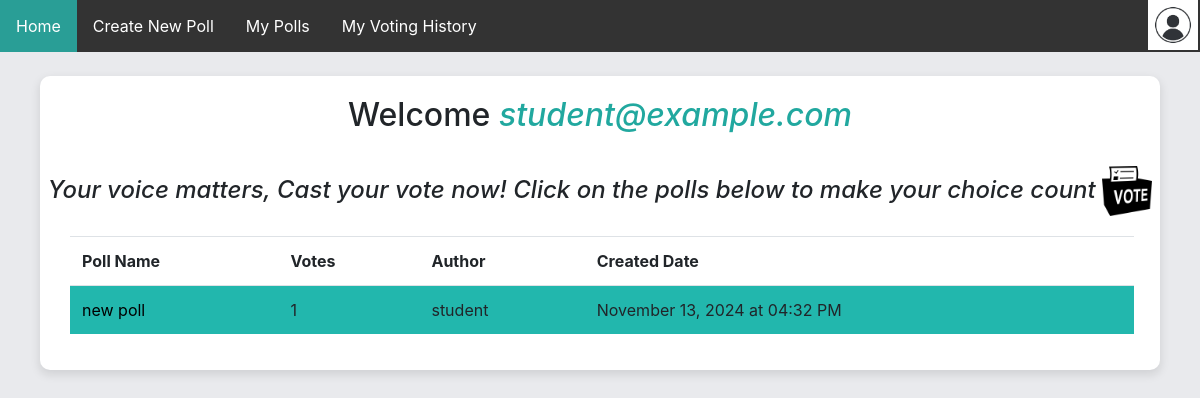
The page /home (signed in) on the database as committed earlier.
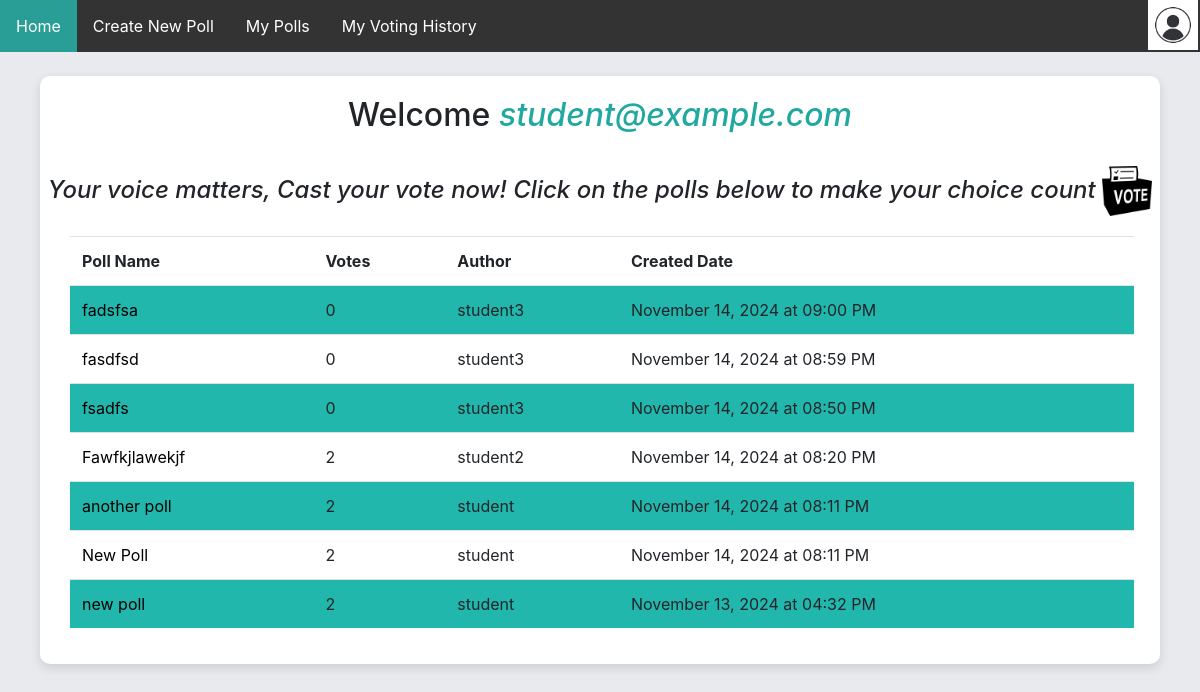
The same page on the database as committed later.
### app/models.py (models this page shows)
class User(db.Model, UserMixin):
    __tablename__ = 'user'
    id = db.Column(db.Integer, primary_key=True)
    email = db.Column(db.String(500), unique=True, nullable=False)
    password_hash = db.Column(db.String(500), unique=True, nullable=False) # store the hash password
    is_admin = db.Column(db.Boolean, default=False)
    polls = db.relationship('Poll', backref='creator', lazy=True, cascade="all, delete-orphan")
    votes = db.relationship('Vote', backref='voter', lazy=True)
    vote_history = db.relationship('UserVoteHistory', backref='user', lazy=True)

class Poll(db.Model):
    __tablename__ = 'poll'
    id = db.Column(db.Integer, primary_key=True)
    title = db.Column(db.String(120), nullable=False)
    description = db.Column(db.String(500), nullable=True)
    created_at =db.Column(db.DateTime, default=datetime.now)
    status = db.Column(db.String(20), default='active')
    user_id = db.Column(db.Integer, db.ForeignKey('user.id'), nullable=False)
    options = db.relationship('Option', backref='poll', lazy=True)
    votes = db.relationship('Vote', backref='poll', lazy=True)
    vote_history = db.relationship('UserVoteHistory', backref='poll', lazy=True)
    @hybrid_property
    def vote_count(self):
        return len(self.votes)
    @hybrid_property
    def creator_username(self):
        creator = User.query.get(self.user_id)
        name, _, _ =creator.email.rpartition('@')
        return name

### app/routes.py (the view)
@app.route('/home')
@login_required
def home():
    polls = ps.fetch_polls()
    return render_template("custom_polls.html", user=current_user, polls=polls)

### app/auth.py (called while the page is built)
def load_user(user_id):
    return User.query.get(int(user_id))

### app/poll_service.py (called while the page is built)
def fetch_polls():
    return Poll.query.order_by(Poll.created_at.desc()).all()

### app/routes.py (called while the page is built)
@login_manager.user_loader
def load_user(user_id):
    return auth.load_user(user_id)

### app/templates/custom_polls.html
{% extends 'home.html' %}
{% block wrapper %}
<h2 class="welcome">Welcome <i class="username">{{user.email}}</i></h2><br>
    <h4 class="caption" style="cursor: default;"><i>Your voice matters, Cast your vote now! Click on the polls below to make your choice count</i>
    <img src="{{ url_for('static', filename='vote.png')}}" height="50" width="50"></h4>
    <table class="table">
        <tr>
            <th scope="col"> Poll Name </th>
            <th scope="col"> Votes </th>
            <th scope="col"> Author </th>
            <th scope="col"> Created Date </th>
        </tr>
        {% for poll in polls %}
        <tr>
            <td><a href="{{ url_for('poll', poll_id=poll.id) }}">{{ poll.title }}</a></td>
            <td>{{ poll.vote_count}}</td>
            <td>{{ poll.creator_username}} </td>
            <td>{{ poll.created_at.strftime('%B %d, %Y at %I:%M %p')}} </td>
        </tr>
        {% endfor %}
    </table>
{% endblock %}

### app/templates/home.html (shortened to what this page needs)
{% extends "base.html" %}
{% block body %}
<link rel="stylesheet" href="{{ url_for('static', filename='home.css') }}" type="text/css"/>
<nav>
    <ul>
        <li><a class="active" href="{{ url_for('home') }}">Home</a></li>
        <li><a href="{{ url_for('create_poll') }}">Create New Poll</a></li>
        <li><a href="{{url_for('my_polls')}}">My Polls</a></li>
        <li><a href="{{url_for('my_votes')}}">My Voting History</a></li>
        <li style="float:right" class="user">
            <img onclick="toggleSidebar()" style="float:right" src="{{ url_for('static', filename='user.jpg')}}" height="50" width="50">
        </li>
    </ul>
</nav>
<br>
<div class="wrapper">
    {% block wrapper %}
    {% endblock %}
</div>
{% endblock %}

### app/templates/base.html (shortened to what this page needs)
<!DOCTYPE html>
<html>
<head>
    <link rel="stylesheet" href="https://cdn.jsdelivr.net/npm/bootstrap@4.1.3/dist/css/bootstrap.min.css">
</head>
<body>
    {% block body %} {% endblock %}
</body>
</html>

### app/static/home.css (style rules this page uses)
body { background: rgb(233, 234, 237); }
ul { list-style-type: none; margin: 0; padding: 0; overflow: hidden; background-color: #333; }
li { float: left; }
li a { display: block; color: white; text-align: center; padding: 14px 16px; text-decoration: none!important; }
.active { background-color: #299E96; }
h2, h5, th, td { cursor: default; }
.welcome { text-align: center; }
table { border-collapse: collapse; margin: 20px; margin-left: 30px; min-width:fit-content; max-width: 95%; }
th, td { text-align: left; padding: 8px; }
tr:nth-child(even) { background-color: #22b7ad; }
td a { color: black; }
.wrapper { background: #fff; border-radius: 10px; box-shadow: 0px 4px 10px 1px rgba(0, 0, 0, 0.1); display: block; align-items: center; justify-content: center; padding-top: 20px; margin-left: 40px; margin-right: 40px; padding-bottom: 20px; }
.caption { text-align: center; }
.username { color:#21a89f; }
.user { padding-right: 2px; }

Rows that differ between the two databases and show on the page:
added Poll: title "fadsfsa", vote_count "0", creator_username "student3", created_at "November 14, 2024 at 09:00 PM"
added Poll: title "fasdfsd", vote_count "0", creator_username "student3", created_at "November 14, 2024 at 08:59 PM"
added Poll: title "fsadfs", vote_count "0", creator_username "student3", created_at "November 14, 2024 at 08:50 PM"
added Poll: title "Fawfkjlawekjf", vote_count "2", creator_username "student2", created_at "November 14, 2024 at 08:20 PM"
added Poll: title "another poll", vote_count "2", creator_username "student", created_at "November 14, 2024 at 08:11 PM"
added Poll: title "New Poll", vote_count "2", creator_username "student", created_at "November 14, 2024 at 08:11 PM"
computed for Poll "new poll": vote_count "1" → "2"
